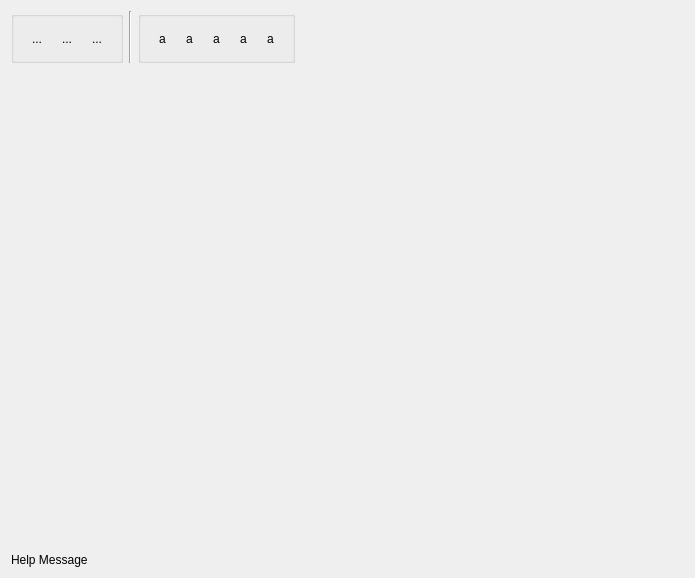
<?xml version="1.0" encoding="UTF-8"?>
<ui version="4.0">
 <class>CallTreeLayout</class>
 <widget class="QWidget" name="CallTreeLayout">
  <property name="geometry">
   <rect>
    <x>0</x>
    <y>0</y>
    <width>695</width>
    <height>578</height>
   </rect>
  </property>
  <property name="windowTitle">
   <string>Call Graph</string>
  </property>
  <layout class="QVBoxLayout">
   <item>
    <layout class="QHBoxLayout">
     <item>
      <widget class="QGroupBox" name="m_pViewGroup">
       <property name="title">
        <string/>
       </property>
       <layout class="QHBoxLayout" name="horizontalLayout_2">
        <item>
         <widget class="QToolButton" name="m_pGraphButton">
          <property name="toolTip">
           <string>Call Graph</string>
          </property>
          <property name="text">
           <string>...</string>
          </property>
          <property name="checkable">
           <bool>true</bool>
          </property>
          <property name="autoRaise">
           <bool>true</bool>
          </property>
          <attribute name="buttonGroup">
           <string notr="true"/>
          </attribute>
         </widget>
        </item>
        <item>
         <widget class="QToolButton" name="m_pCalledButton">
          <property name="toolTip">
           <string>Called Functions Tree</string>
          </property>
          <property name="text">
           <string>...</string>
          </property>
          <property name="checkable">
           <bool>true</bool>
          </property>
          <property name="autoRaise">
           <bool>true</bool>
          </property>
          <attribute name="buttonGroup">
           <string notr="true"/>
          </attribute>
         </widget>
        </item>
        <item>
         <widget class="QToolButton" name="m_pCallingButton">
          <property name="toolTip">
           <string>Calling Functions Tree</string>
          </property>
          <property name="text">
           <string>...</string>
          </property>
          <property name="checkable">
           <bool>true</bool>
          </property>
          <property name="autoRaise">
           <bool>true</bool>
          </property>
          <attribute name="buttonGroup">
           <string notr="true"/>
          </attribute>
         </widget>
        </item>
       </layout>
      </widget>
     </item>
     <item>
      <widget class="Line" name="line1">
       <property name="frameShape">
        <enum>QFrame::VLine</enum>
       </property>
       <property name="frameShadow">
        <enum>QFrame::Sunken</enum>
       </property>
      </widget>
     </item>
     <item>
      <widget class="QGroupBox" name="m_pGraphGroup">
       <property name="title">
        <string/>
       </property>
       <layout class="QHBoxLayout" name="horizontalLayout">
        <item>
         <widget class="QToolButton" name="m_pSaveButton">
          <property name="toolTip">
           <string>Save As...</string>
          </property>
          <property name="text">
           <string>a</string>
          </property>
          <property name="autoRaise">
           <bool>true</bool>
          </property>
          <attribute name="buttonGroup">
           <string notr="true"/>
          </attribute>
         </widget>
        </item>
        <item>
         <widget class="QToolButton" name="m_pZoomInButton">
          <property name="toolTip">
           <string>Zoom In</string>
          </property>
          <property name="text">
           <string>a</string>
          </property>
          <property name="checkable">
           <bool>false</bool>
          </property>
          <property name="autoRaise">
           <bool>true</bool>
          </property>
          <attribute name="buttonGroup">
           <string notr="true"/>
          </attribute>
         </widget>
        </item>
        <item>
         <widget class="QToolButton" name="m_pPrefButton">
          <property name="toolTip">
           <string>Preferences</string>
          </property>
          <property name="text">
           <string>a</string>
          </property>
          <property name="checkable">
           <bool>false</bool>
          </property>
          <property name="autoRaise">
           <bool>true</bool>
          </property>
          <attribute name="buttonGroup">
           <string notr="true"/>
          </attribute>
         </widget>
        </item>
        <item>
         <widget class="QToolButton" name="m_pRotateButton">
          <property name="toolTip">
           <string>Rotate</string>
          </property>
          <property name="text">
           <string>a</string>
          </property>
          <property name="checkable">
           <bool>false</bool>
          </property>
          <property name="autoRaise">
           <bool>true</bool>
          </property>
          <attribute name="buttonGroup">
           <string notr="true"/>
          </attribute>
         </widget>
        </item>
        <item>
         <widget class="QToolButton" name="m_pZoomOutButton">
          <property name="toolTip">
           <string>Zoom Out</string>
          </property>
          <property name="text">
           <string>a</string>
          </property>
          <property name="checkable">
           <bool>false</bool>
          </property>
          <property name="autoRaise">
           <bool>true</bool>
          </property>
          <attribute name="buttonGroup">
           <string notr="true"/>
          </attribute>
         </widget>
        </item>
       </layout>
      </widget>
     </item>
     <item>
      <spacer name="spacer2">
       <property name="orientation">
        <enum>Qt::Horizontal</enum>
       </property>
       <property name="sizeType">
        <enum>QSizePolicy::Expanding</enum>
       </property>
       <property name="sizeHint" stdset="0">
        <size>
         <width>110</width>
         <height>21</height>
        </size>
       </property>
      </spacer>
     </item>
    </layout>
   </item>
   <item>
    <widget class="QStackedWidget" name="m_pStack">
     <property name="currentIndex">
      <number>1</number>
     </property>
     <widget class="QWidget" name="WStackPage_Graph">
      <layout class="QHBoxLayout" name="horizontalLayout_3">
       <item>
        <widget class="GraphWidget" name="m_pGraphWidget" native="true"/>
       </item>
      </layout>
      <zorder>m_pGraphWidget</zorder>
      <zorder>m_pGraphWidget</zorder>
     </widget>
     <widget class="QWidget" name="WStackPage_Called">
      <layout class="QHBoxLayout" name="horizontalLayout_4">
       <item>
        <widget class="TreeWidget" name="m_pCalledWidget" native="true"/>
       </item>
      </layout>
      <zorder>m_pGraphWidget</zorder>
      <zorder>m_pCalledWidget</zorder>
     </widget>
     <widget class="QWidget" name="WStackPage_Calling">
      <layout class="QHBoxLayout" name="horizontalLayout_5">
       <item>
        <widget class="TreeWidget" name="m_pCallingWidget" native="true"/>
       </item>
      </layout>
      <zorder>m_pCallingWidget</zorder>
      <zorder>m_pHelpLabel</zorder>
     </widget>
    </widget>
   </item>
   <item>
    <widget class="QLabel" name="m_pHelpLabel">
     <property name="text">
      <string>Help Message</string>
     </property>
     <property name="wordWrap">
      <bool>false</bool>
     </property>
    </widget>
   </item>
  </layout>
 </widget>
 <layoutdefault spacing="6" margin="11"/>
 <customwidgets>
  <customwidget>
   <class>GraphWidget</class>
   <extends>QWidget</extends>
   <header>graphwidget.h</header>
  </customwidget>
  <customwidget>
   <class>TreeWidget</class>
   <extends>QWidget</extends>
   <header>treewidget.h</header>
  </customwidget>
 </customwidgets>
 <includes>
     <include location="local">graphwidget.h</include>
     <include location="local">treewidget.h</include>
 </includes>
 <resources/>
 <connections>
  <connection>
   <sender>m_pPrefButton</sender>
   <signal>clicked()</signal>
   <receiver>CallTreeLayout</receiver>
   <slot>slotPrefClicked()</slot>
   <hints>
    <hint type="sourcelabel">
     <x>20</x>
     <y>20</y>
    </hint>
    <hint type="destinationlabel">
     <x>20</x>
     <y>20</y>
    </hint>
   </hints>
  </connection>
  <connection>
   <sender>m_pRotateButton</sender>
   <signal>clicked()</signal>
   <receiver>CallTreeLayout</receiver>
   <slot>slotRotateClicked()</slot>
   <hints>
    <hint type="sourcelabel">
     <x>20</x>
     <y>20</y>
    </hint>
    <hint type="destinationlabel">
     <x>20</x>
     <y>20</y>
    </hint>
   </hints>
  </connection>
  <connection>
   <sender>m_pZoomOutButton</sender>
   <signal>clicked()</signal>
   <receiver>CallTreeLayout</receiver>
   <slot>slotZoomOutClicked()</slot>
   <hints>
    <hint type="sourcelabel">
     <x>20</x>
     <y>20</y>
    </hint>
    <hint type="destinationlabel">
     <x>20</x>
     <y>20</y>
    </hint>
   </hints>
  </connection>
  <connection>
   <sender>m_pZoomInButton</sender>
   <signal>clicked()</signal>
   <receiver>CallTreeLayout</receiver>
   <slot>slotZoomInClicked()</slot>
   <hints>
    <hint type="sourcelabel">
     <x>20</x>
     <y>20</y>
    </hint>
    <hint type="destinationlabel">
     <x>20</x>
     <y>20</y>
    </hint>
   </hints>
  </connection>
  <connection>
   <sender>m_pSaveButton</sender>
   <signal>clicked()</signal>
   <receiver>CallTreeLayout</receiver>
   <slot>slotSaveClicked()</slot>
   <hints>
    <hint type="sourcelabel">
     <x>20</x>
     <y>20</y>
    </hint>
    <hint type="destinationlabel">
     <x>20</x>
     <y>20</y>
    </hint>
   </hints>
  </connection>
 </connections>
</ui>
